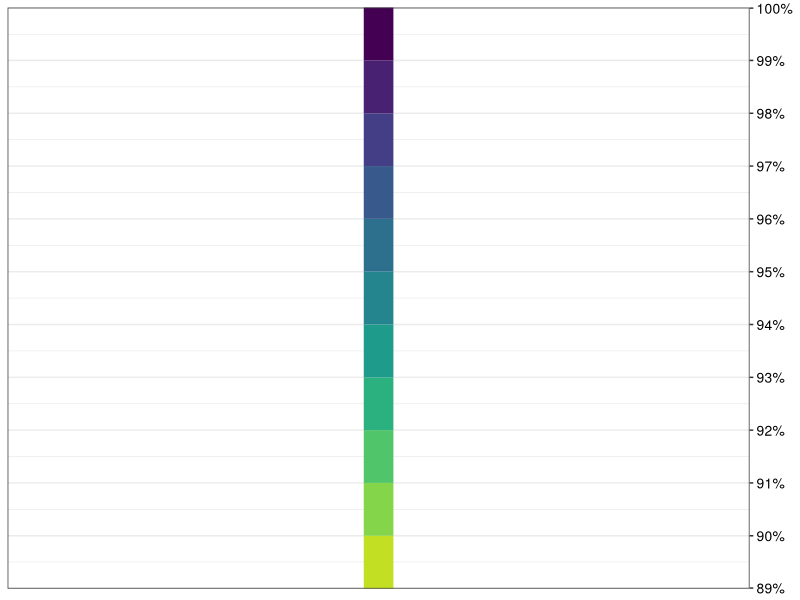

This chart was generated by the following R code:
# Benjamin Jean-Marie Tremblay
# 2021-10-31

library(ggplot2)

PctIDcolours <- rev(viridis::viridis_pal()(12))[-1]

p <- ggplot() +
  geom_segment(aes(x = 89, xend = 90, y = 1, yend = 1), size = 10, colour = PctIDcolours[1]) +
  geom_segment(aes(x = 90, xend = 91, y = 1, yend = 1), size = 10, colour = PctIDcolours[2]) +
  geom_segment(aes(x = 91, xend = 92, y = 1, yend = 1), size = 10, colour = PctIDcolours[3]) +
  geom_segment(aes(x = 92, xend = 93, y = 1, yend = 1), size = 10, colour = PctIDcolours[4]) +
  geom_segment(aes(x = 93, xend = 94, y = 1, yend = 1), size = 10, colour = PctIDcolours[5]) +
  geom_segment(aes(x = 94, xend = 95, y = 1, yend = 1), size = 10, colour = PctIDcolours[6]) +
  geom_segment(aes(x = 95, xend = 96, y = 1, yend = 1), size = 10, colour = PctIDcolours[7]) +
  geom_segment(aes(x = 96, xend = 97, y = 1, yend = 1), size = 10, colour = PctIDcolours[8]) +
  geom_segment(aes(x = 97, xend = 98, y = 1, yend = 1), size = 10, colour = PctIDcolours[9]) +
  geom_segment(aes(x = 98, xend = 99, y = 1, yend = 1), size = 10, colour = PctIDcolours[10]) +
  geom_segment(aes(x = 99, xend = 100, y = 1, yend = 1), size = 10, colour = PctIDcolours[11]) +
  scale_y_continuous(expand = c(0, 0), labels = NULL) +
  scale_x_continuous(expand = c(0, 0), breaks = c(89.01, 90:99, 99.99), labels = paste0(89:100, "%"),
    position = "top") +
  xlab(NULL) + ylab(NULL) +
  coord_flip() +
  theme_bw() +
  theme(
    axis.ticks.x = element_blank(),
    panel.background = element_blank(),
    plot.background = element_blank(),
    axis.text.x = element_text(colour = "black", size = 10),
    axis.text.y = element_text(colour = "black", size = 10)
  )

ggsave("CircosPercentID_legend.pdf", plot = p, width = 0.816, height = 2.62)
